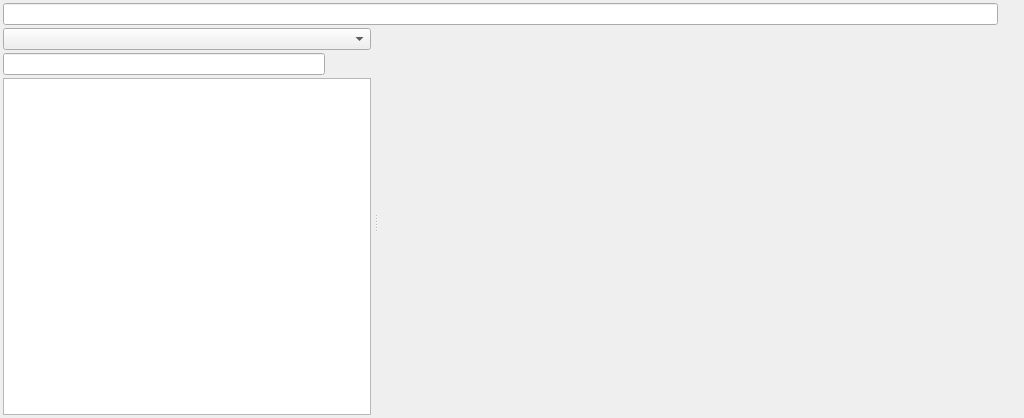
<?xml version="1.0" encoding="UTF-8"?>
<ui version="4.0">
 <class>Form</class>
 <widget class="QWidget" name="Form">
  <property name="geometry">
   <rect>
    <x>0</x>
    <y>0</y>
    <width>1024</width>
    <height>418</height>
   </rect>
  </property>
  <property name="minimumSize">
   <size>
    <width>1024</width>
    <height>418</height>
   </size>
  </property>
  <property name="windowTitle">
   <string>Form</string>
  </property>
  <layout class="QGridLayout" name="gridLayout">
   <property name="margin">
    <number>3</number>
   </property>
   <property name="spacing">
    <number>3</number>
   </property>
   <item row="0" column="0">
    <layout class="QHBoxLayout" name="horizontalLayout">
     <property name="spacing">
      <number>3</number>
     </property>
     <item>
      <widget class="QLineEdit" name="le_folder">
       <property name="readOnly">
        <bool>true</bool>
       </property>
      </widget>
     </item>
     <item>
      <widget class="QPushButton" name="pb_folder">
       <property name="minimumSize">
        <size>
         <width>20</width>
         <height>20</height>
        </size>
       </property>
       <property name="maximumSize">
        <size>
         <width>20</width>
         <height>20</height>
        </size>
       </property>
       <property name="text">
        <string/>
       </property>
       <property name="flat">
        <bool>true</bool>
       </property>
      </widget>
     </item>
    </layout>
   </item>
   <item row="1" column="0">
    <widget class="QSplitter" name="spl_list">
     <property name="lineWidth">
      <number>3</number>
     </property>
     <property name="orientation">
      <enum>Qt::Horizontal</enum>
     </property>
     <property name="handleWidth">
      <number>10</number>
     </property>
     <widget class="QWidget" name="">
      <layout class="QVBoxLayout" name="verticalLayout">
       <property name="spacing">
        <number>3</number>
       </property>
       <item>
        <widget class="QComboBox" name="cbx_categories"/>
       </item>
       <item>
        <layout class="QHBoxLayout" name="horizontalLayout_2">
         <property name="spacing">
          <number>3</number>
         </property>
         <item>
          <widget class="QLineEdit" name="le_filter"/>
         </item>
         <item>
          <widget class="QPushButton" name="pb_filter">
           <property name="minimumSize">
            <size>
             <width>20</width>
             <height>20</height>
            </size>
           </property>
           <property name="maximumSize">
            <size>
             <width>20</width>
             <height>20</height>
            </size>
           </property>
           <property name="text">
            <string/>
           </property>
           <property name="flat">
            <bool>true</bool>
           </property>
          </widget>
         </item>
         <item>
          <widget class="QPushButton" name="pb_clear">
           <property name="minimumSize">
            <size>
             <width>20</width>
             <height>20</height>
            </size>
           </property>
           <property name="maximumSize">
            <size>
             <width>20</width>
             <height>20</height>
            </size>
           </property>
           <property name="text">
            <string/>
           </property>
           <property name="flat">
            <bool>true</bool>
           </property>
          </widget>
         </item>
        </layout>
       </item>
       <item>
        <widget class="QListWidget" name="lw_video">
         <property name="minimumSize">
          <size>
           <width>366</width>
           <height>0</height>
          </size>
         </property>
        </widget>
       </item>
      </layout>
     </widget>
     <widget class="QWidget" name="wg_video_player" native="true">
      <property name="minimumSize">
       <size>
        <width>640</width>
        <height>385</height>
       </size>
      </property>
      <layout class="QGridLayout" name="gridLayout_2">
       <property name="margin">
        <number>0</number>
       </property>
       <property name="spacing">
        <number>0</number>
       </property>
      </layout>
     </widget>
    </widget>
   </item>
  </layout>
 </widget>
 <tabstops>
  <tabstop>le_filter</tabstop>
  <tabstop>pb_filter</tabstop>
  <tabstop>pb_clear</tabstop>
  <tabstop>lw_video</tabstop>
  <tabstop>le_folder</tabstop>
  <tabstop>pb_folder</tabstop>
  <tabstop>cbx_categories</tabstop>
 </tabstops>
 <resources/>
 <connections/>
</ui>
